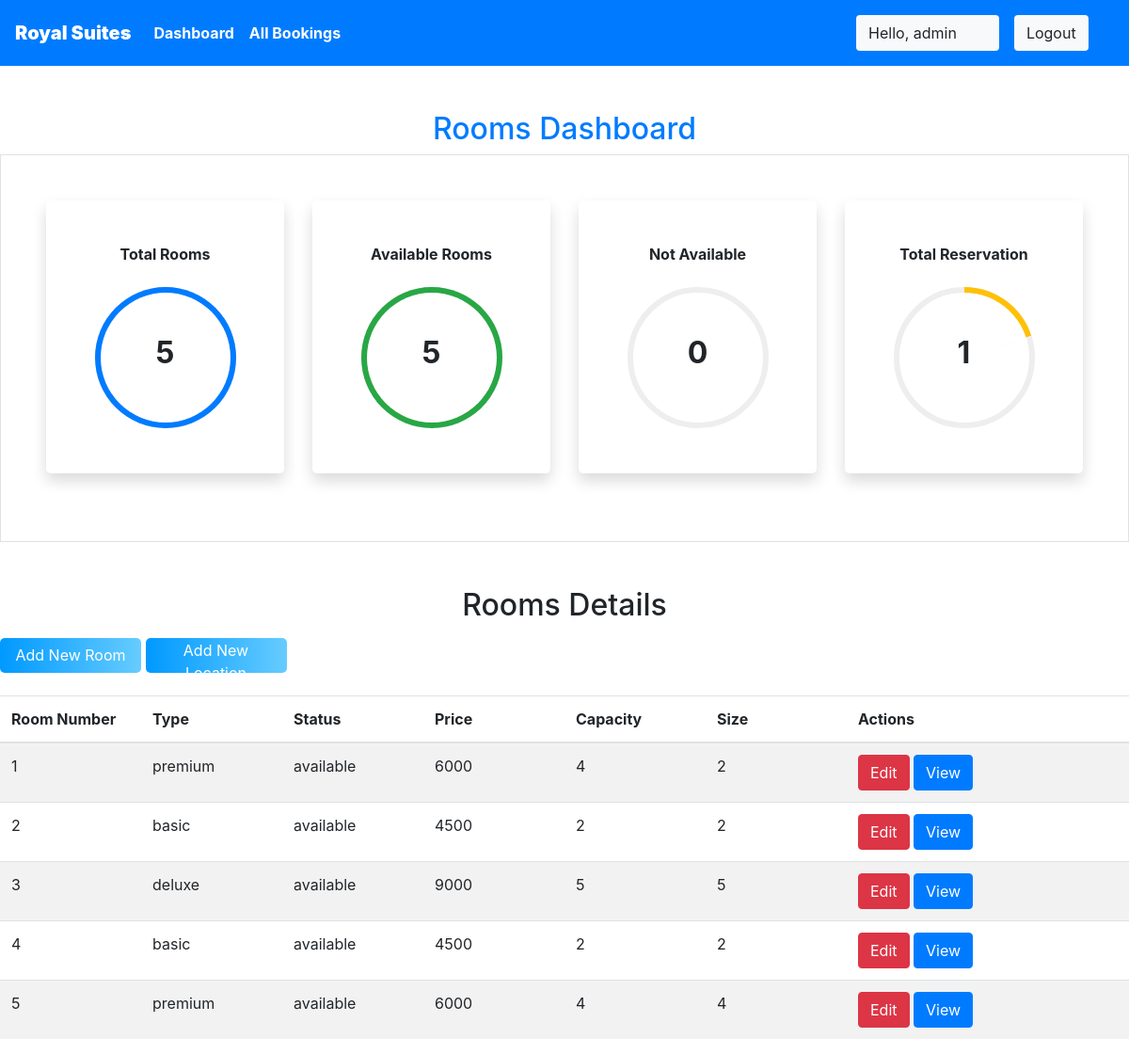
Page /staff/panel (signed in) on the committed database.
### royalsuites/models.py (models this page shows, shortened)
class Rooms(models.Model):
    ROOM_STATUS = (
    ("1", "available"),
    ("2", "not available"),
    )
    ROOM_TYPE = (
    ("1", "premium"),
    ("2", "deluxe"),
    ("3","basic"),
    )
    room_type = models.CharField(max_length=50,choices = ROOM_TYPE)
    capacity = models.IntegerField()
    price = models.IntegerField()
    size = models.IntegerField()
    hotel = models.ForeignKey(Hotels, on_delete = models.CASCADE)
    status = models.CharField(choices =ROOM_STATUS,max_length = 15)
    roomnumber = models.IntegerField()

### royalsuites/views.py (the view)
# urls.py: path('staff/panel', views.panel,name="staffpanel"),
@login_required(login_url='/staff')
def panel(request):
    if request.user.is_staff == False:
        return HttpResponse('Access Denied')
    rooms = Rooms.objects.all()
    total_rooms = len(rooms)
    available_rooms = len(Rooms.objects.all().filter(status='1'))
    unavailable_rooms = len(Rooms.objects.all().filter(status='2'))
    reserved = len(Reservation.objects.all())
    hotel = Hotels.objects.values_list('location','id').distinct().order_by()
    response = render(request,'staff/panel.html',{'location':hotel,'reserved':reserved,'rooms':rooms,'total_rooms':total_rooms,'available':available_rooms,'unavailable':unavailable_rooms})
    return HttpResponse(response)

### royalsuites/templatetags/app_tags.py (called while the page is built)
@register.filter
def percentage(value1,value2=100):
    return int(value1)/int(value2)*100

### templates/staff/panel.html (shortened to what this page needs)
{% extends 'basic.html' %} {% block title %} staff panel {% endblock title %}  {% block body %}
<section class="my-5 ">
    {%load app_tags%}
    <h2 class="text-center text-primary">Rooms Dashboard</h2>
    <div class="container-fluid px-5 py-5 border">
        <div class="row">
            <div class="col-xl-3 col-lg-6 col-sm-12 mb-4 ">
                <div class="bg-white rounded-lg p-5 shadow">
                    <h2 class="h6 font-weight-bold text-center mb-4">Total Rooms</h2>
                    <div class="progress mx-auto" data-value={{ total_rooms|percentage:total_rooms}}>
                        <span class="progress-left">
                                    <span class="progress-bar border-primary"></span>
                        </span>
                        <span class="progress-right">
                                    <span class="progress-bar border-primary"></span>
                        </span>
                        <div class="progress-value w-100 h-100 rounded-circle d-flex align-items-center justify-content-center">
                            <div class="h2 font-weight-bold">{{ total_rooms}}</div>
                        </div>
                    </div>
                </div>
            </div>
            <div class="col-xl-3 col-lg-6 col-sm-12 mb-4">
                <div class="bg-white rounded-lg p-5 shadow">
                    <h2 class="h6 font-weight-bold text-center mb-4">Available Rooms</h2>
                    <div class="progress mx-auto" data-value={{ available|percentage:total_rooms}}>
                        <span class="progress-left">
                                    <span class="progress-bar border-success"></span>
                        </span>
                        <span class="progress-right">
                                    <span class="progress-bar border-success"></span>
                        </span>
                        <div class="progress-value w-100 h-100 rounded-circle d-flex align-items-center justify-content-center">
                            <div class="h2 font-weight-bold">{{ available}}</div>
                        </div>
                    </div>
                </div>
            </div>
            <div class="col-xl-3 col-lg-6 col-sm-12 mb-4">
                <div class="bg-white rounded-lg p-5 shadow">
                    <h2 class="h6 font-weight-bold text-center mb-4">Not Available</h2>
                    <div class="progress mx-auto" data-value={{ unavailable|percentage:total_rooms}}>
                        <span class="progress-left">
                        </span>
                        <span class="progress-right">
                        </span>
                        <div class="progress-value w-100 h-100 rounded-circle d-flex align-items-center justify-content-center">
                            <div class="h2 font-weight-bold">{{ unavailable}}</div>
                        </div>
                    </div>
                </div>
            </div>
            <div class="col-xl-3 col-lg-6 col-sm-12 mb-4">
                <div class="bg-white rounded-lg p-5 shadow">
                    <h2 class="h6 font-weight-bold text-center mb-4">Total Reservation</h2>
                    <div class="progress mx-auto" data-value={{reserved |percentage:total_rooms}}>
                        <span class="progress-left">
                        </span>
                        <span class="progress-right">
                                    <span class="progress-bar border-warning"></span>
                        </span>
                        <div class="progress-value w-100 h-100 rounded-circle d-flex align-items-center justify-content-center">
                            <div class="h2 font-weight-bold">{{reserved}}</div>
                        </div>
                    </div>
                </div>
            </div>
        </div>
    </div>
</section>
<h2 class="text-center pb-2">Rooms Details</h2>
<Button class="btn-group button" data-toggle="modal" data-target="#newroom">Add New Room</Button>
<Button class="btn-group button " data-toggle="modal" data-target="#newlocation">Add New Location</Button>
<br><br>
<table class="table table-striped  ">
    <thead>
        <th>Room Number</th>
        <th>Type</th>
        <th>Status</th>
        <th>Price</th>
        <th>Capacity</th>
        <th>Size</th>
        <th colspan="2">Actions</th>
    </thead>
    {% if rooms %} {% for each_room in rooms %}
    <tr>
        <td>{{each_room.roomnumber}}</td>
        <td>{{each_room.get_room_type_display}}</td>
        <td>{{each_room.get_status_display}}</td>
        <td>{{each_room.price}}</td>
        <td>{{each_room.capacity}}</td>
        <td>{{each_room.size}}</td>
        <td colspan="2">
            <a href="/staff/panel/edit-room?roomid={{each_room.id}}"><Button class="btn btn-danger">Edit</Button></a>
            <a href="/staff/panel/view-room?roomid={{each_room.id}}"><Button class="btn btn-primary">View</Button></a>
        </td>
    </tr>
    {% endfor %} {% endif %}
</table>
{% endblock body %}

### templates/basic.html (shortened to what this page needs)
{% load static %}
<!DOCTYPE html>
<!DOCTYPE html>
<html lang="en">
<head>
    <link rel="stylesheet" href="https://use.fontawesome.com/releases/v5.7.0/css/all.css">
    <link rel="stylesheet" href="{% static 'bootstrap\bootstrap.css' %}">
    <link rel="stylesheet" href="https://maxcdn.bootstrapcdn.com/bootstrap/4.5.0/css/bootstrap.min.css" >
</head>
<body style="dbackground-image: url('https://source.unsplash.com/random');height: 100%;">
    <div class="container-fluid px-0">
        <nav class="navbar navbar-expand-lg navbar-dark bg-primary font-weight-bold">
            <a class="navbar-brand text-bold bg-black " href="/"><b>Royal Suites</b></a>
            <div class="collapse navbar-collapse " id="navbarSupportedContent">
                <ul class="navbar-nav mr-auto ">
                    {% if user.is_staff %}
                    <li class="nav-item active">
                        <a class="nav-link text-bold" href="/staff/panel">Dashboard </a>
                    </li>
                    {% elif user.is_staff == False and user.is_authenticated %}
                    <li class="nav-item active">
                            <a class="nav-link text-bold" href="/user/bookings">My Bookings </a>
                        </li>
                    {% endif %}
                    {% if user.is_staff %}
                    <li class="nav-item active">
                            <a class="nav-link text-bold" href="/staff/allbookings">All Bookings </a>
                        </li>
                    {% endif %}
                </ul>
                {% if user.is_authenticated %}
                      <button class="btn btn-group bg-light" data-toggle="modal" data-target="#forlogin">
                       Hello, {{request.user}}
                       <a href="/logout" class="nav-link">
                    <button class="btn btn-group bg-light" data-toggle="modal" data-target="#forlogin">
                        Logout
                    </button></a>&nbsp; &nbsp;
                    </button>
                {% endif %}
            </div>
        </nav>
    </div>
    {% block body %}
    {% endblock body %}
</body>
</html>

### templates/staff/panel.html (style rules this page uses)
.progress { width: 150px; height: 150px; background: none; position: relative; }
.progress::after { content: ""; width: 100%; height: 100%; border-radius: 50%; border: 6px solid #eee; position: absolute; top: 0; left: 0; }
.progress>span { width: 50%; height: 100%; overflow: hidden; position: absolute; top: 0; z-index: 1; }
.progress .progress-left { left: 0; }
.progress .progress-bar { width: 100%; height: 100%; background: none; border-width: 6px; border-style: solid; position: absolute; top: 0; }
.progress .progress-left .progress-bar { left: 100%; border-top-right-radius: 80px; border-bottom-right-radius: 80px; border-left: 0; -webkit-transform-origin: center left; transform-origin: center left; }
.progress .progress-right { right: 0; }
.progress .progress-right .progress-bar { left: -100%; border-top-left-radius: 80px; border-bottom-left-radius: 80px; border-right: 0; -webkit-transform-origin: center right; transform-origin: center right; }
.progress .progress-value { position: absolute; top: 0; left: 0; }
body { min-height: 100vh; }
.rounded-lg { border-radius: 1rem; }

### templates/basic.html (style rules this page uses)
a { text-decoration: none; }
.table { table-layout: fixed ; width: 100% ; }
.button { height: 37px; width: 150px; background: linear-gradient(to right, #0099ff 0%, #66ccff 100%); text-decoration: none; display: inline-block; border-radius: 5px; border: none; border-color: none; color: white }

### rows in the picture
Rooms: roomnumber "1", room_type "premium", status "available", price "6000", capacity "4", size "2"
Rooms: roomnumber "2", room_type "basic", status "available", price "4500", capacity "2", size "2"
Rooms: roomnumber "3", room_type "deluxe", status "available", price "9000", capacity "5", size "5"
Rooms: roomnumber "4", room_type "basic", status "available", price "4500", capacity "2", size "2"
Rooms: roomnumber "5", room_type "premium", status "available", price "6000", capacity "4", size "4"

### other values in the picture
{{ request.user }} "admin"
{{ total_rooms }} "5"
{{ available }} "5"
{{ unavailable }} "0"
{{ reserved }} "1"
